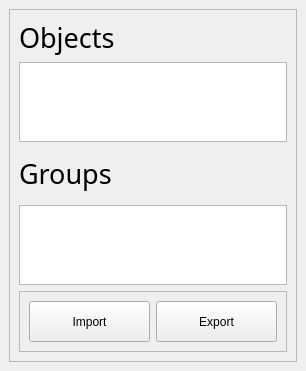
<?xml version="1.0" encoding="UTF-8"?>
<ui version="4.0">
 <class>MainWindow</class>
 <widget class="QMainWindow" name="MainWindow">
  <property name="geometry">
   <rect>
    <x>0</x>
    <y>0</y>
    <width>306</width>
    <height>371</height>
   </rect>
  </property>
  <property name="minimumSize">
   <size>
    <width>0</width>
    <height>0</height>
   </size>
  </property>
  <property name="maximumSize">
   <size>
    <width>375</width>
    <height>16777215</height>
   </size>
  </property>
  <property name="windowTitle">
   <string>MainWindow</string>
  </property>
  <widget class="QWidget" name="centralwidget">
   <layout class="QHBoxLayout" name="horizontalLayout_2">
    <item>
     <widget class="QFrame" name="frame_2">
      <property name="frameShape">
       <enum>QFrame::StyledPanel</enum>
      </property>
      <property name="frameShadow">
       <enum>QFrame::Raised</enum>
      </property>
      <layout class="QVBoxLayout" name="verticalLayout">
       <item>
        <widget class="QLabel" name="object_list_label">
         <property name="minimumSize">
          <size>
           <width>0</width>
           <height>0</height>
          </size>
         </property>
         <property name="maximumSize">
          <size>
           <width>9999999</width>
           <height>16777215</height>
          </size>
         </property>
         <property name="font">
          <font>
           <family>Bahnschrift</family>
           <pointsize>20</pointsize>
          </font>
         </property>
         <property name="text">
          <string>Objects</string>
         </property>
        </widget>
       </item>
       <item>
        <widget class="QListWidget" name="object_list">
         <property name="minimumSize">
          <size>
           <width>0</width>
           <height>0</height>
          </size>
         </property>
         <property name="maximumSize">
          <size>
           <width>16777215</width>
           <height>16777215</height>
          </size>
         </property>
         <property name="font">
          <font>
           <family>Bahnschrift</family>
           <pointsize>13</pointsize>
          </font>
         </property>
        </widget>
       </item>
       <item>
        <widget class="QLabel" name="group_list_label">
         <property name="minimumSize">
          <size>
           <width>251</width>
           <height>51</height>
          </size>
         </property>
         <property name="maximumSize">
          <size>
           <width>251</width>
           <height>51</height>
          </size>
         </property>
         <property name="font">
          <font>
           <family>Bahnschrift</family>
           <pointsize>20</pointsize>
          </font>
         </property>
         <property name="text">
          <string>Groups</string>
         </property>
        </widget>
       </item>
       <item>
        <widget class="QListWidget" name="group_list">
         <property name="minimumSize">
          <size>
           <width>0</width>
           <height>0</height>
          </size>
         </property>
         <property name="maximumSize">
          <size>
           <width>16777215</width>
           <height>16777215</height>
          </size>
         </property>
         <property name="font">
          <font>
           <family>Bahnschrift</family>
           <pointsize>13</pointsize>
          </font>
         </property>
        </widget>
       </item>
       <item>
        <widget class="QFrame" name="frame">
         <property name="frameShape">
          <enum>QFrame::StyledPanel</enum>
         </property>
         <property name="frameShadow">
          <enum>QFrame::Raised</enum>
         </property>
         <layout class="QHBoxLayout" name="horizontalLayout">
          <item>
           <widget class="QPushButton" name="import_button">
            <property name="minimumSize">
             <size>
              <width>121</width>
              <height>41</height>
             </size>
            </property>
            <property name="maximumSize">
             <size>
              <width>16777215</width>
              <height>16777215</height>
             </size>
            </property>
            <property name="text">
             <string>Import</string>
            </property>
           </widget>
          </item>
          <item>
           <widget class="QPushButton" name="export_button">
            <property name="minimumSize">
             <size>
              <width>121</width>
              <height>41</height>
             </size>
            </property>
            <property name="maximumSize">
             <size>
              <width>9999999</width>
              <height>16777215</height>
             </size>
            </property>
            <property name="text">
             <string>Export</string>
            </property>
           </widget>
          </item>
         </layout>
        </widget>
       </item>
      </layout>
     </widget>
    </item>
   </layout>
  </widget>
 </widget>
 <resources/>
 <connections/>
</ui>
